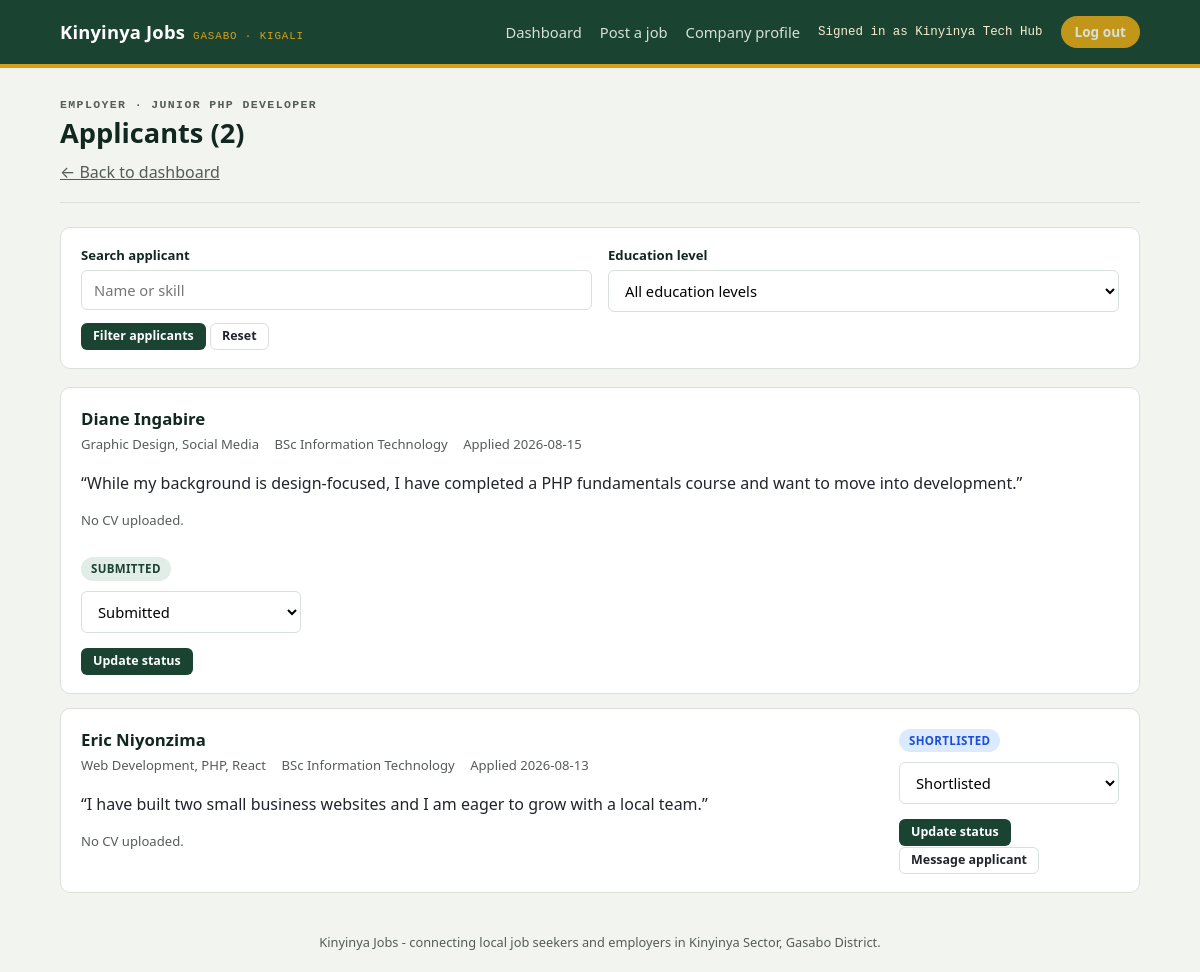
The app's page /employer/applicants.php?job_id=101 (signed in) with its own data.
### tables this page shows
CREATE TABLE IF NOT EXISTS employers (
  id        INT UNSIGNED AUTO_INCREMENT PRIMARY KEY,
  user_id   INT UNSIGNED NULL UNIQUE,
  name      VARCHAR(150) NOT NULL,
  industry  VARCHAR(150) NOT NULL,
  location  VARCHAR(150) NOT NULL,
  about     TEXT NULL,
  CONSTRAINT fk_employers_user FOREIGN KEY (user_id) REFERENCES users(id) ON DELETE CASCADE
);

CREATE TABLE IF NOT EXISTS jobs (
  id            INT UNSIGNED AUTO_INCREMENT PRIMARY KEY,
  employer_id   INT UNSIGNED NOT NULL,
  title         VARCHAR(150) NOT NULL,
  type          VARCHAR(50) NOT NULL DEFAULT 'Full-time',
  category      VARCHAR(100) NOT NULL DEFAULT 'General',
  location      VARCHAR(150) NOT NULL DEFAULT 'Kinyinya',
  description   TEXT NULL,
  requirements  TEXT NULL,
  salary_min    INT UNSIGNED NOT NULL DEFAULT 0,
  salary_max    INT UNSIGNED NOT NULL DEFAULT 0,
  deadline      DATE NOT NULL,
  posted        DATE NOT NULL,
  active        TINYINT(1) NOT NULL DEFAULT 1,
  status        ENUM('pending','approved','rejected') NOT NULL DEFAULT 'pending',
  views         INT UNSIGNED NOT NULL DEFAULT 0,
  CONSTRAINT fk_jobs_employer FOREIGN KEY (employer_id) REFERENCES employers(id) ON DELETE CASCADE,
  INDEX idx_jobs_status (status),
  INDEX idx_jobs_deadline (deadline)
);

CREATE TABLE IF NOT EXISTS applications (
  id            INT UNSIGNED AUTO_INCREMENT PRIMARY KEY,
  job_id        INT UNSIGNED NOT NULL,
  seeker_id     INT UNSIGNED NOT NULL,
  date          DATE NOT NULL,
  status        ENUM('submitted','under_review','shortlisted','hired','rejected') NOT NULL DEFAULT 'submitted',
  cover_letter  TEXT NULL,
  CONSTRAINT fk_applications_job FOREIGN KEY (job_id) REFERENCES jobs(id) ON DELETE CASCADE,
  CONSTRAINT fk_applications_seeker FOREIGN KEY (seeker_id) REFERENCES seekers(id) ON DELETE CASCADE,
  UNIQUE KEY uniq_application (job_id, seeker_id)
);

CREATE TABLE IF NOT EXISTS seekers (
  id         INT UNSIGNED AUTO_INCREMENT PRIMARY KEY,
  user_id    INT UNSIGNED NULL UNIQUE,
  name       VARCHAR(150) NOT NULL,
  skills     VARCHAR(255) NOT NULL,
  education  VARCHAR(150) NOT NULL,
  location   VARCHAR(150) NOT NULL,
  resume_url VARCHAR(255) NULL,
  CONSTRAINT fk_seekers_user FOREIGN KEY (user_id) REFERENCES users(id) ON DELETE CASCADE
);

### includes/config.php (called while the page is built, shortened)
<?php
function kj_url(string $path = ''): string {
    $documentRoot = isset($_SERVER['DOCUMENT_ROOT']) ? realpath($_SERVER['DOCUMENT_ROOT']) : false;
    $projectRoot = realpath(dirname(__DIR__));
    $base = '';
    if ($documentRoot && $projectRoot) {
        $doc = str_replace('\\', '/', rtrim($documentRoot, '/\\'));
        $project = str_replace('\\', '/', rtrim($projectRoot, '/\\'));
        if (stripos($project, $doc) === 0) $base = substr($project, strlen($doc));
    }
    return rtrim($base, '/') . '/' . ltrim($path, '/');
}

### includes/db.php (called while the page is built)
<?php
require_once __DIR__ . '/config.php';
function kj_db(): PDO {
    static $pdo = null;
    if ($pdo === null) {
        $dsn = 'mysql:host=' . DB_HOST . ';port=' . DB_PORT . ';dbname=' . DB_NAME . ';charset=utf8mb4';
        try {
            $pdo = new PDO($dsn, DB_USER, DB_PASS, [
                PDO::ATTR_ERRMODE            => PDO::ERRMODE_EXCEPTION,
                PDO::ATTR_DEFAULT_FETCH_MODE => PDO::FETCH_ASSOC,
                PDO::ATTR_EMULATE_PREPARES   => false,
            ]);
        } catch (PDOException $e) {
            http_response_code(500);
            die(
                '<h1>Database connection failed</h1>' .
                '<p>Could not connect to MySQL database <code>' . htmlspecialchars(DB_NAME) . '</code> ' .
                'on <code>' . htmlspecialchars(DB_HOST) . ':' . htmlspecialchars(DB_PORT) . '</code>.</p>' .
                '<p>Confirm MySQL is running, then use the one-time setup page to configure and import the database.</p>' .
                '<p><a href="' . htmlspecialchars(kj_url('setup.php')) . '">Open database setup</a></p>'
            );
        }
    }
    return $pdo;
}
function kj_index_by_id(array $rows): array {
    $out = [];
    foreach ($rows as $row) { $out[$row['id']] = $row; }
    return $out;
}

### includes/data.php (called while the page is built, shortened)
<?php
require_once __DIR__ . '/db.php';
function kj_job($id) {
    $stmt = kj_db()->prepare('SELECT * FROM jobs WHERE id = ?');
    $stmt->execute([(int) $id]);
    $row = $stmt->fetch();
    return $row ?: null;
}
function kj_employer($id) {
    $stmt = kj_db()->prepare('SELECT * FROM employers WHERE id = ?');
    $stmt->execute([(int) $id]);
    return $stmt->fetch() ?: null;
}
function kj_seeker($id) {
    $stmt = kj_db()->prepare('SELECT * FROM seekers WHERE id = ?');
    $stmt->execute([(int) $id]);
    return $stmt->fetch() ?: null;
}
function kj_applications_for_job($job_id): array {
    $stmt = kj_db()->prepare('SELECT * FROM applications WHERE job_id = ? ORDER BY date DESC, id DESC');
    $stmt->execute([(int) $job_id]);
    return kj_index_by_id($stmt->fetchAll());
}
function kj_status_label($status) {
    $labels = [
        'submitted' => 'Submitted', 'under_review' => 'Under review',
        'shortlisted' => 'Shortlisted', 'rejected' => 'Not selected', 'hired' => 'Hired',
    ];
    return $labels[$status] ?? ucfirst($status);
}
function kj_current_user() {
    if ($_SESSION['role'] === 'employer') return kj_employer($_SESSION['user_id']);
    return null;
}

### employer/applicants.php (the view, shortened to what this page needs)
<?php
require_once __DIR__ . '/../includes/data.php';
$jobId = (int) ($_GET['job_id'] ?? 0);
$job = kj_job($jobId);
$apps = kj_applications_for_job($jobId);
usort($apps, fn($a, $b) => strcmp($b['date'], $a['date']));
$keyword = trim($_GET['q'] ?? '');
$education = $_GET['education'] ?? '';
$apps = array_filter($apps, function ($app) use ($keyword, $education) {
    $profile = kj_seeker($app['seeker_id']);
    if (!$profile) return false;
    if ($education !== '' && $profile['education'] !== $education) return false;
    if ($keyword !== '' && stripos($profile['name'] . ' ' . $profile['skills'] . ' ' . $profile['education'], $keyword) === false) return false;
    return true;
});
$statuses = ['submitted', 'under_review', 'shortlisted', 'hired', 'rejected'];
require __DIR__ . '/../includes/header.php';
?>
<section class="pagehead">
  <p class="eyebrow">Employer · <?= htmlspecialchars($job['title']) ?></p>
  <h1>Applicants (<?= count($apps) ?>)</h1>
  <p><a href="dashboard.php">&larr; Back to dashboard</a></p>
</section>
<form method="get" class="card compact-filter">
  <div class="grid-2">
    <div class="field"><label for="q">Search applicant</label><input id="q" name="q" value="<?= htmlspecialchars($keyword) ?>" placeholder="Name or skill"></div>
    <div class="field"><label for="education">Education level</label><select id="education" name="education"><option value="">All education levels</option></select></div>
  </div>
  <button class="btn btn-primary btn-sm" type="submit">Filter applicants</button>
  <a class="btn btn-ghost btn-sm" href="applicants.php?job_id=<?= $jobId ?>">Reset</a>
</form>
<?php foreach ($apps as $a): $seeker = kj_seeker($a['seeker_id']); ?>
  <div class="card">
    <div style="display:flex; justify-content:space-between; flex-wrap:wrap; gap:12px;">
      <div>
        <h3><?= htmlspecialchars($seeker['name']) ?></h3>
        <div class="meta">
          <span><?= htmlspecialchars($seeker['skills']) ?></span>
          <span><?= htmlspecialchars($seeker['education']) ?></span>
          <span>Applied <?= htmlspecialchars($a['date']) ?></span>
        </div>
        <p>“<?= htmlspecialchars($a['cover_letter']) ?>”</p>
        <?php if (!empty($seeker['resume_url'])): ?>
          <p><a class="btn btn-ghost btn-sm" href="<?= htmlspecialchars(kj_url('resume.php?application_id=' . $a['id'])) ?>" target="_blank" rel="noopener">View CV</a></p>
        <?php else: ?>
          <p style="color:var(--ink-soft); font-size:.82rem;">No CV uploaded.</p>
        <?php endif; ?>
      </div>
      <div style="min-width:220px;">
        <span class="badge <?= $a['status'] ?>"><?= kj_status_label($a['status']) ?></span>
        <form method="post" style="margin-top:10px;">
          <div class="field">
            <select name="status">
              <?php foreach ($statuses as $s): ?>
                <option value="<?= $s ?>" <?= $s === $a['status'] ? 'selected' : '' ?>><?= kj_status_label($s) ?></option>
              <?php endforeach; ?>
            </select>
          </div>
          <button class="btn btn-primary btn-sm" type="submit">Update status</button>
        </form>
        <?php if (in_array($a['status'], ['shortlisted', 'hired'], true)): ?>
          <a class="btn btn-ghost btn-sm" href="<?= kj_url('messages.php?application_id=' . $a['id']) ?>">Message applicant</a>
        <?php endif; ?>
      </div>
    </div>
  </div>
<?php endforeach; ?>
<?php require __DIR__ . '/../includes/footer.php'; ?>

### includes/header.php (shortened to what this page needs)
<?php
$role = $_SESSION['role'] ?? null;
$user = kj_current_user();
function kj_base($path) {
    return kj_url($path);
}
?>
<!doctype html>
<html lang="en">
<head>
<link rel="stylesheet" href="<?= kj_base('assets/style.css') ?>">
</head>
<body>
<header class="topbar">
  <div class="wrap">
    <a class="brand" href="<?= kj_base('index.php') ?>">Kinyinya Jobs <small>Gasabo · Kigali</small></a>
    <nav class="topnav">
      <?php if ($role === 'seeker'): ?>
        <a href="<?= kj_base('seeker/dashboard.php') ?>">My applications</a>
        <a href="<?= kj_base('seeker/jobs.php') ?>">Browse jobs</a>
        <a href="<?= kj_base('seeker/profile.php') ?>">My profile</a>
        <span class="who">Signed in as <?= htmlspecialchars($user['name']) ?></span>
        <a class="pill" href="<?= kj_base('logout.php') ?>">Log out</a>
      <?php elseif ($role === 'employer'): ?>
        <a href="<?= kj_base('employer/dashboard.php') ?>">Dashboard</a>
        <a href="<?= kj_base('employer/post-job.php') ?>">Post a job</a>
        <a href="<?= kj_base('employer/profile.php') ?>">Company profile</a>
        <span class="who">Signed in as <?= htmlspecialchars($user['name']) ?></span>
        <a class="pill" href="<?= kj_base('logout.php') ?>">Log out</a>
      <?php elseif ($role === 'admin'): ?>
        <a href="<?= kj_base('admin/dashboard.php') ?>">Overview</a>
        <span class="who">Platform Admin</span>
        <a class="pill" href="<?= kj_base('logout.php') ?>">Log out</a>
      <?php else: ?>
        <a href="<?= kj_base('index.php') ?>#login">Log in</a>
        <a class="pill" href="<?= kj_base('register.php') ?>">Create account</a>
      <?php endif; ?>
    </nav>
  </div>
</header>
<main class="wrap">

### assets/style.css (style rules this page uses)
:root { --green-900: #12271f; --green-700: #1b4332; --green-500: #2d6a4f; --green-100: #e3ede7; --ochre-600: #b8860b; --ochre-400: #d4a017; --ochre-100: #f7ecd0; --brick-600: #a13d2d; --brick-100: #f4e0da; --ink: #21252b; --ink-soft: #545c58; --paper: #f2f4f0; --card: #ffffff; --line: #d9e0da; --radius: 10px; --font-display: "Segoe UI", "Helvetica Neue", Arial, sans-serif; --font-body: "Segoe UI", system-ui, -apple-system, Arial, sans-serif; --font-mono: "Consolas", "SFMono-Regular", Menlo, monospace; }
* { box-sizing: border-box; }
body { margin: 0; background: var(--paper); color: var(--ink); font-family: var(--font-body); line-height: 1.5; }
a { color: inherit; }
.wrap { max-width: 1120px; margin: 0 auto; padding: 0 20px; }
.topbar { background: var(--green-700); color: #fff; border-bottom: 4px solid var(--ochre-400); }
.topbar .wrap { display: flex; align-items: center; justify-content: space-between; min-height: 64px; flex-wrap: wrap; gap: 10px; }
.brand { display: flex; align-items: baseline; gap: 8px; font-family: var(--font-display); font-weight: 800; font-size: 1.15rem; letter-spacing: 0.01em; text-decoration: none; color: #fff; }
.brand small { font-family: var(--font-mono); font-weight: 400; font-size: 0.68rem; color: var(--ochre-400); letter-spacing: 0.08em; text-transform: uppercase; }
.topnav { display: flex; align-items: center; gap: 18px; font-size: 0.92rem; }
.topnav a { text-decoration: none; color: #eaf1ec; opacity: 0.9; }
.pill { background: var(--ochre-400); color: var(--green-900); font-weight: 700; padding: 6px 14px; border-radius: 999px; font-size: 0.85rem; text-decoration: none; }
.who { font-family: var(--font-mono); font-size: 0.78rem; color: var(--ochre-100); }
.pagehead { padding: 28px 0 18px; border-bottom: 1px solid var(--line); margin-bottom: 24px; }
.eyebrow { font-family: var(--font-mono); text-transform: uppercase; letter-spacing: 0.12em; font-size: 0.72rem; color: var(--green-500); font-weight: 700; margin: 0 0 6px; }
.pagehead h1 { font-family: var(--font-display); font-size: 1.7rem; margin: 0 0 6px; color: var(--green-900); }
.pagehead p { margin: 0; color: var(--ink-soft); max-width: 60ch; }
.card { background: var(--card); border: 1px solid var(--line); border-radius: var(--radius); padding: 18px 20px; margin-bottom: 14px; }
.card h3 { margin: 0 0 4px; font-family: var(--font-display); font-size: 1.05rem; color: var(--green-900); }
.card .meta { font-size: 0.82rem; color: var(--ink-soft); margin-bottom: 8px; }
.card .meta span { margin-right: 12px; }
.badge { display: inline-block; font-size: 0.72rem; font-weight: 700; padding: 3px 10px; border-radius: 999px; text-transform: uppercase; letter-spacing: 0.03em; }
.badge.submitted { background: var(--green-100); color: var(--green-700); }
.badge.shortlisted { background: #dbeafe; color: #1d4ed8; }
.btn { display: inline-block; font-family: var(--font-body); font-weight: 600; font-size: 0.86rem; padding: 8px 16px; border-radius: 6px; border: 1px solid transparent; cursor: pointer; text-decoration: none; line-height: 1.2; }
.btn-primary { background: var(--green-700); color: #fff; }
.btn-ghost { background: transparent; border-color: var(--line); color: var(--ink); }
.btn-sm { padding: 5px 11px; font-size: 0.78rem; }
.field { margin-bottom: 14px; }
.field label { display: block; font-size: 0.82rem; font-weight: 600; margin-bottom: 4px; color: var(--green-900); }
.field input, .field select, .field textarea { width: 100%; padding: 9px 12px; border: 1px solid var(--line); border-radius: 6px; font-family: var(--font-body); font-size: 0.92rem; background: #fff; }
.grid-2 { display: grid; grid-template-columns: 1fr 1fr; gap: 16px; }
.compact-filter { margin-bottom: 18px; }
.compact-filter .field { margin-bottom: 10px; }

### records on screen
employers: name "Kinyinya Tech Hub"
jobs: title "JUNIOR PHP DEVELOPER"
applications: seeker.name "Diane Ingabire", seeker.skills "Graphic Design, Social Media", seeker.education "BSc Information Technology", date "2026-08-15", cover_letter "While my background is design-focused, I have completed a PHP fundamentals course and want to move into development.", status "SUBMITTED"
applications: seeker.name "Eric Niyonzima", seeker.skills "Web Development, PHP, React", seeker.education "BSc Information Technology", date "2026-08-13", cover_letter "I have built two small business websites and I am eager to grow with a local team.", status "SHORTLISTED"

### other values on screen
count($apps) "2"
form field status "Submitted"
form field status "Shortlisted"
